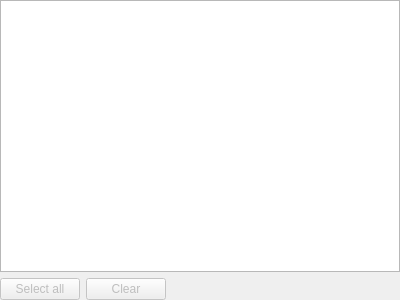
<?xml version="1.0" encoding="UTF-8"?>
<ui version="4.0">
 <class>DiagSelectionForm</class>
 <widget class="QWidget" name="DiagSelectionForm">
  <property name="geometry">
   <rect>
    <x>0</x>
    <y>0</y>
    <width>400</width>
    <height>300</height>
   </rect>
  </property>
  <layout class="QVBoxLayout" name="verticalLayout">
   <property name="leftMargin">
    <number>0</number>
   </property>
   <property name="topMargin">
    <number>0</number>
   </property>
   <property name="rightMargin">
    <number>0</number>
   </property>
   <property name="bottomMargin">
    <number>0</number>
   </property>
   <item>
    <widget class="CustomTreeView" name="diagTreeView">
     <property name="selectionMode">
      <enum>QAbstractItemView::SelectionMode::NoSelection</enum>
     </property>
     <property name="animated">
      <bool>true</bool>
     </property>
     <attribute name="headerVisible">
      <bool>false</bool>
     </attribute>
    </widget>
   </item>
   <item>
    <layout class="QHBoxLayout" name="horizontalLayout_2">
     <item>
      <widget class="QPushButton" name="selectAllButton">
       <property name="enabled">
        <bool>false</bool>
       </property>
       <property name="text">
        <string>Select all</string>
       </property>
       <property name="icon">
        <iconset theme="QIcon::ThemeIcon::EditSelectAll"/>
       </property>
      </widget>
     </item>
     <item>
      <widget class="QPushButton" name="clearButton">
       <property name="enabled">
        <bool>false</bool>
       </property>
       <property name="text">
        <string>Clear</string>
       </property>
       <property name="icon">
        <iconset theme="QIcon::ThemeIcon::EditClear"/>
       </property>
      </widget>
     </item>
     <item>
      <spacer name="horizontalSpacer_4">
       <property name="orientation">
        <enum>Qt::Orientation::Horizontal</enum>
       </property>
       <property name="sizeHint" stdset="0">
        <size>
         <width>40</width>
         <height>20</height>
        </size>
       </property>
      </spacer>
     </item>
    </layout>
   </item>
  </layout>
 </widget>
 <customwidgets>
  <customwidget>
   <class>CustomTreeView</class>
   <extends>QTreeView</extends>
   <header>ui/CustomTreeView.h</header>
  </customwidget>
 </customwidgets>
 <resources/>
 <connections/>
</ui>
